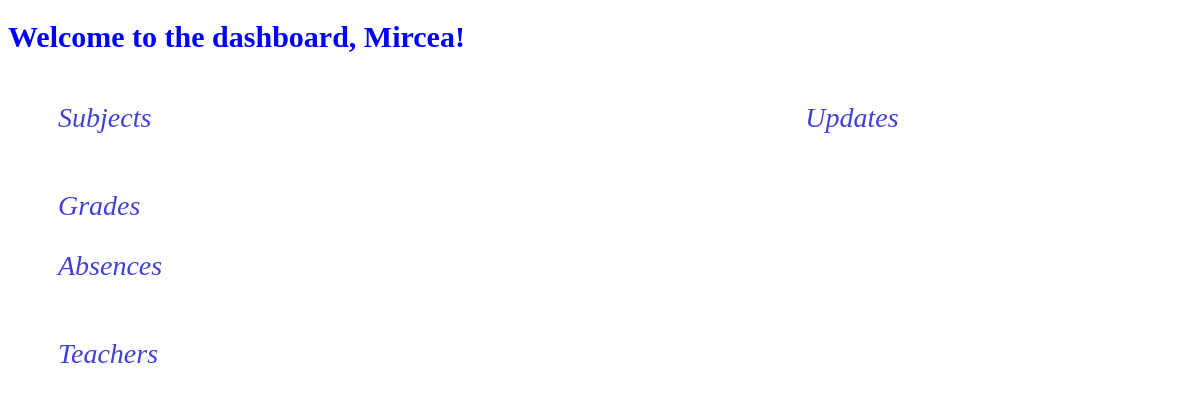
/dashboard/mirceatlx@gmail.com/student, run on an earlier commit of the app's database.
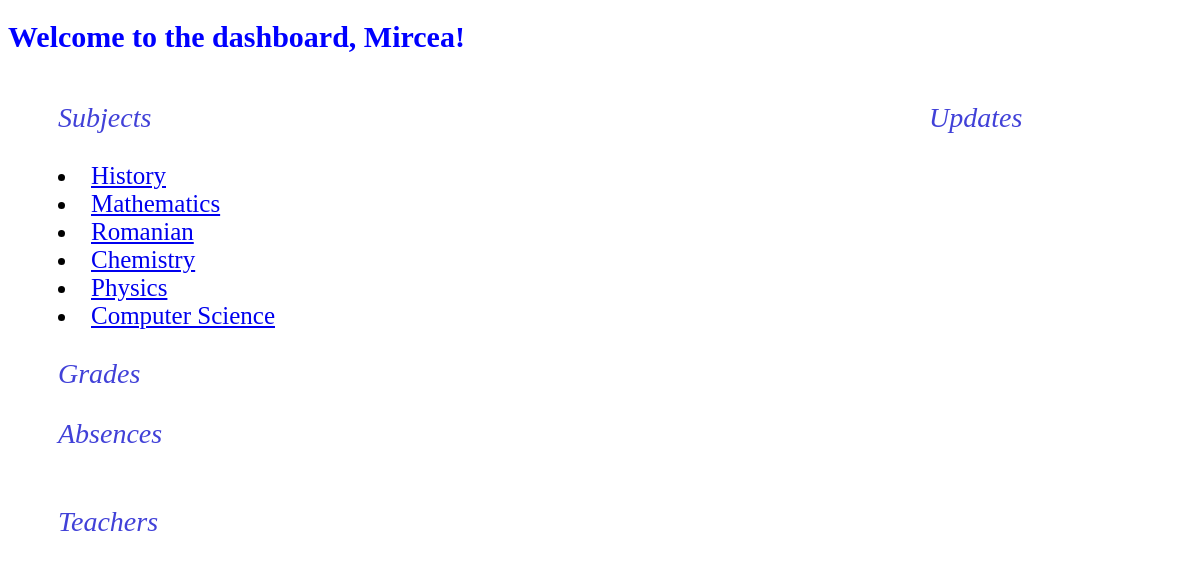
And on a later commit of the database.
### authentification/models.py (models this page shows, shortened)
class Subject(models.Model):
    subject_name = models.CharField(max_length = 64)
    xclass = models.ForeignKey(Class, on_delete = models.CASCADE, related_name = 'subjects')

### dashboard/views.py (the view)
# urls.py: path('<str:email>/student', views.student, name = "student"),
def student(request, email):
    student = Student.objects.get(email = email)
    return render(request, 'dashboard/student.html', {'student' : student})

### dashboard/templates/dashboard/student.html (shortened to what this page needs)
{% extends "dashboard/layout.html" %}
{% load static %}
{% block body %}
<h1 class="ttl">Welcome to the dashboard, {{student.first}}!</h1>
<div class='layout_student'>
    <div class='subjects'>
        <p class='pid'>Subjects</p>
        {% with xss=student.xclass %}
        {% for c in xss.subjects.all %}
        <ul.>
            <li><a href = "{% url 'student:subject' name=c.subject_name email=student.email %}">{{c.subject_name}}</a></li>
        </ul.>
        {% endfor %}
        {% endwith %}
    </div>
    <div class='updates'>
        <p class='pid'>Updates</p>
    </div>
</div>
<div class='part2'>
    <div class='grades'>
        <p class='pid'>Grades</p>
    </div>
    <div class='absences'>
        <p class='pid'>Absences</p>
    </div>
</div>
<div class='part3'>
    <div class='contact'>
        <p class='pid'>Teachers</p>
    </div>
</div>
{% endblock %}

What changed in the data, as far as the page shows it:
added Subject: subject_name "History"
added Subject: subject_name "Mathematics"
added Subject: subject_name "Romanian"
added Subject: subject_name "Chemistry"
added Subject: subject_name "Physics"
added Subject: subject_name "Computer Science"
